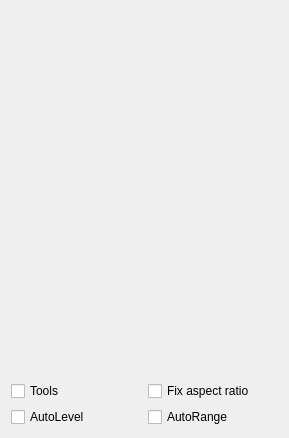
<?xml version="1.0" encoding="UTF-8"?>
<ui version="4.0">
 <class>Form</class>
 <widget class="QWidget" name="Form">
  <property name="geometry">
   <rect>
    <x>0</x>
    <y>0</y>
    <width>289</width>
    <height>438</height>
   </rect>
  </property>
  <property name="sizePolicy">
   <sizepolicy hsizetype="Expanding" vsizetype="Expanding">
    <horstretch>0</horstretch>
    <verstretch>0</verstretch>
   </sizepolicy>
  </property>
  <property name="windowTitle">
   <string>Form</string>
  </property>
  <layout class="QGridLayout" name="gridLayout_2">
   <item row="1" column="0" colspan="2">
    <widget class="QLabel" name="labelCrossHairPositions">
     <property name="text">
      <string/>
     </property>
    </widget>
   </item>
   <item row="2" column="0">
    <widget class="QCheckBox" name="checkbox_tools">
     <property name="text">
      <string>Tools</string>
     </property>
    </widget>
   </item>
   <item row="2" column="1">
    <widget class="QCheckBox" name="checkbox_aspectratio">
     <property name="text">
      <string>Fix aspect ratio</string>
     </property>
    </widget>
   </item>
   <item row="0" column="0" colspan="2">
    <widget class="QWidget" name="widget" native="true"/>
   </item>
   <item row="3" column="0">
    <widget class="QCheckBox" name="checkbox_autolevel">
     <property name="text">
      <string>AutoLevel</string>
     </property>
    </widget>
   </item>
   <item row="3" column="1">
    <widget class="QCheckBox" name="checkbox_autorange">
     <property name="text">
      <string>AutoRange</string>
     </property>
    </widget>
   </item>
  </layout>
 </widget>
 <resources/>
 <connections/>
</ui>
